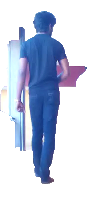
//> input picture Research_1/dst.png, 92 x 206 px, given in place of peopele_shopping.mp4, which was not available
$ ./grabCut   (built with g++ and OpenCV 4)
//> lines starting //> are read from the running program, lines starting //| are printed output that depends on the picture; after the words box and inside, x2 and y2 are one past the last pixel; in counts of white or black regions, pixels touching at a corner belong together; pictures that were not available may be replaced by others from this repository, and a replacement may not be noted
#include "stdafx.h"
#include "opencv2/opencv.hpp"
#include <iostream>
#include "ctime"
#include <map>

using namespace cv;
using namespace std;
void addto_map(int B, int G, int R);
static map<string, int> BGRValues;
static int Person_Color[2][3] = { {224,224,160},{ 32,32,32 } };


void addto_map(int B, int G, int R)
{

	string key = to_string(B) + ":" + to_string(G) + ":" + to_string(R);
	if (!BGRValues.empty())
	{

		if (BGRValues.find(key)== BGRValues.end())
		{
			BGRValues.insert(pair<string, int>(key, 1));
		}else
		{
			int value = BGRValues.find(key)->second;
			value++;
			BGRValues.find(key)->second = value;
		}
	}
	else
	{
		BGRValues.insert(pair<string,int>(key,1));

	}

}

// [29 lines left out: functions findMax, findMin, not called in this run]

void colorReduce(cv::Mat& image, int div = 64)
{
	int nl = image.rows;                    // number of lines
	int nc = image.cols * image.channels(); // number of elements per line

	for (int j = 0; j < nl; j++)
	{
		// get the address of row j
		uchar* data = image.ptr<uchar>(j);

		for (int i = 0; i < nc; i++)
		{
			// process each pixel
			data[i] = data[i] / div * div + div / 2;
		}
	}
}

// [13 lines left out: function detectContours, not called in this run]


int main()
{
	int keyboard = 0;
	VideoCapture cap("D:\\4th Year Project\\peopele_shopping.mp4");

	Mat image,a,b,c;

	while ((char)keyboard != 'q' && (char)keyboard != 27) {
		if (!cap.isOpened())
		{
			exit(EXIT_FAILURE);
		}
		cap >> c;
//> c is the input picture: 206 rows x 92 cols, CV_8UC3; mean B, G, R 226.1, 205.6, 196.3
		if (c.empty())
		{
			exit(EXIT_FAILURE);

		}
		resize(c, a, Size(), 0.5, 0.5, INTER_CUBIC);
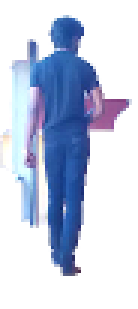
//> a: 103 rows x 46 cols, CV_8UC3 (shown 3 times larger); mean B, G, R 225.9, 205.3, 196.1
		b = a.clone();
		/////////use hog descriptor /////////////
		const clock_t beginTime_1 = clock();
		HOGDescriptor hog;
		hog.setSVMDetector(HOGDescriptor::getDefaultPeopleDetector());
		vector<Rect> found, found_filtered;
		hog.detectMultiScale(a, found, 0, Size(4, 4), Size(16, 16), 1.05, 2);
//> found = 1 Rect (x, y, width, height): [0, 0, 46, 103]

		cout << "time for HOG " << float(clock() - beginTime_1) / CLOCKS_PER_SEC << endl;


		size_t i, j;
		for (i = 0; i < found.size(); i++)
		{

			Rect r = found[i];
			for (j = 0; j < found.size(); j++)
				if (j != i && (r & found[j]) == r)
					break;
			if (j == found.size())
				found_filtered.push_back(r);
			}
//> this loop made 1 pass
		vector<Mat> people;


		for (i = 0; i < found_filtered.size(); i++)
		{
			Rect r = found_filtered[i];


			///////draw the rectangle//////////////////////////////
			r.x += cvRound(r.width*0.1);
			r.width = cvRound(r.width*0.8);
			r.y += cvRound(r.height*0.06);
			r.height = cvRound(r.height*0.9);
			if (r.y > 0 && r.x > 0)
			{
			//	people.push_back(a(r));
			//	image = a(r).clone();
				rectangle(b, r.tl(), r.br(), cv::Scalar(0, 255, 0), 2);
			}


			cv::Mat result; // segmentation result (4 possible values)
			cv::Mat bgModel, fgModel;
			//initiate time
			const clock_t beginTime = clock();

			cv::grabCut(a,result,r,bgModel, fgModel,1,cv::GC_INIT_WITH_RECT);

			cv::compare(result, cv::GC_PR_FGD, result, cv::CMP_EQ);
			// Generate output image
			cv::Mat foreground(a.size(), CV_8UC3, cv::Scalar(255, 255, 255));
			a.copyTo(foreground, result); // bg pixels not copied
			//cv::rectangle(image rectangle, cv::Scalar(255, 255, 255), 1);
			//cv::imshow("Image",a);
			//calculate time

			cout << "time for grabcut " << float(clock() - beginTime) / CLOCKS_PER_SEC << endl;

			// extract the features

			Mat crop = foreground(r);
	//		imshow("Cropped image", crop);


			//BGR values

			medianBlur(crop, crop, 5);

			//clear the static map
			if (!BGRValues.empty())
			{
				BGRValues.clear();

			}


			colorReduce(crop);

			cv::imshow("Color Reduction", crop);
		//	cv::imwrite("output.jpg", crop);

			//clear background

			//create a 2d array
			int **boundry = new int*[crop.rows];
			for (int i = 0; i < crop.rows; i++)
			{
				boundry[i] = new int[2];

			}


			// get color values
			for (int i = 0; i < crop.rows; i++)
			{
				int left = 0, right = 0, lvalidate = 0, rvalidate = 0;vector<int> v;
				for (int j = 0, k = crop.cols - 1; j <= crop.cols / 2; j++, k--)
				{

					int B = crop.at<cv::Vec3b>(i, j)[0];
					int G = crop.at<cv::Vec3b>(i, j)[1];
					int R = crop.at<cv::Vec3b>(i, j)[2];
					int checkColor = 224;

					if ((B!= checkColor && G!= checkColor && R!= checkColor) && lvalidate==0)
					{
						left = j;
						lvalidate = 1;
						addto_map(B, G, R);
						boundry[i][0] = j;


					}else if(lvalidate==1)
					{
						addto_map(B, G, R);

					}

					int Br = crop.at<cv::Vec3b>(i, k)[0];
					int Gr= crop.at<cv::Vec3b>(i, k)[1];
					int Rr = crop.at<cv::Vec3b>(i, k)[2];

					if ((Br != checkColor && Gr != checkColor && Rr != checkColor) && rvalidate == 0)
					{
						right = k;
						rvalidate = 1;
						addto_map(Br, Gr, Rr);
						boundry[i][1] = k;
					}
					else if (rvalidate == 1)
					{
						addto_map(Br, Gr, Rr);

					}

				}
				if (lvalidate == 0 && rvalidate == 1)
				{

					boundry[i][0] = right;

				}
				if (rvalidate == 0 && lvalidate == 1)
				{
					boundry[i][1] = left;

				}

			}

			//find width to height ratio;

			int totwidth = 0, num=0;
			int h1 = 0, h2 = 0;
			for (int i = 0; i < crop.rows; i++)
			{


				if (boundry[i][0]>= 0 || boundry[i][1]<=crop.cols)
				{
					h2 = i;
					if (h1==0)
					{
						h1 = i;
					}
					totwidth += (boundry[i][1] - boundry[i][0]);
					num++;

				}
			}

			int avgWidth = totwidth / num;
			int height = h2 - h1;
			float w2h = (float)avgWidth / (float)height;

			cout << avgWidth << ":" << height << ":" << w2h << endl;


			//end of find width to height ratio;


			//find maximum colors
			int max1 = 0, max2 = 1, max3 = 0,max4=0;
			string element[4];

			for (auto elem : BGRValues)
			{
				int value = elem.second;
				string index = elem.first;
				if (max1 < value)
				{
					max4 = max3;
					max3 = max2;
					max2 = max1;
					max1 = value;

					element[3] = element[2];
					element[2] = element[1];
					element[1] = element[0];
					element[0]  = index;

				}
				else if (max2 < value)
				{
					max4 = max3;
					max3 = max2;
					max2 = value;

					element[3] = element[2];
					element[2] = element[1];
					element[1] = index;

				}
				else if (max3< value)
				{
					max4 = max3;
					max3 = value;

					element[3] = element[2];
					element[2] = index;

				}
				else if (max4< value)
				{
					max4 = value;
					element[3] = index;

				}


			}

			cout << " max 1 " << element[0] << " " << max1 << " max 2 " << element[1] << " " << max2 << " max 3 " << element[2] << " " << max3 << " max 4 " << element[3] << endl;


			//detect contours


			int maxColors [4][3];


			//convert colors to rgb values
			for (int i = 0; i < 4; i++)
			{
				istringstream iss(element[i]);
				string s;
				int j = 0;
				while (getline(iss, s, ':')) {

					maxColors[i][j]= atoi(s.c_str());
					j++;

				}
			}

			int colorRange[4][3][2];

			bool ok1 = false;
			bool ok2 = false;
			for (int i = 0; i < 4; i++)
			{

				if ((maxColors[i][0] == Person_Color[0][0] && maxColors[i][1] == Person_Color[0][1] && maxColors[i][2] == Person_Color[0][2]) || (maxColors[i][0] == Person_Color[1][0] && maxColors[i][1] == Person_Color[1][1] && maxColors[i][2] == Person_Color[1][2]))
				{
					if (ok1)
					{
						ok2 = true;

					}
					else
					{
						ok1 = true;
					}
				}

			}

			cout << "image content " << ok1 << " " << ok2 << endl;

			if (ok1 && ok2)
			{

				Mat bin1[3];
				Rect rectangles[3];

				//process single image

				for (int i = 0; i < 2; i++)
				{

					//find the range for one color
					for (int j = 0; j <3; j++)
					{
						int color = Person_Color[i][j];
						colorRange[i][j][0] = findMin(color);
						colorRange[i][j][1] = findMax(color);

					}


					//extract the color binary
					inRange(crop, Scalar(colorRange[i][0][0], colorRange[i][1][0], colorRange[i][2][0]), Scalar(colorRange[i][0][1], colorRange[i][1][1], colorRange[i][2][1]), bin1[i]);


					imshow("one color ", bin1[i]);

					vector<vector<Point> > contours;
					vector<Vec4i> hierarchy;

					//
					findContours(bin1[i], contours, hierarchy, CV_RETR_TREE, CV_CHAIN_APPROX_SIMPLE, Point(0, 0));

					/// Approximate contours to polygons + get bounding rects and circles
					vector<vector<Point> > contours_poly(contours.size());
					vector<Rect> boundRect(contours.size());
					vector<Point2f>center(contours.size());
					vector<float>radius(contours.size());

					Rect maximum_rect;
					int size = 0;
					int index;
					Mat drawing = Mat::zeros(bin1[i].size(), CV_8UC3);
					for (int k = 0; k < contours.size(); k++)
					{
						approxPolyDP(Mat(contours[k]), contours_poly[k], 3, true);
						boundRect[k] = boundingRect(Mat(contours_poly[k]));
						if (size< boundRect[k].area())
						{
							size = boundRect[k].area();
							index = k;
						}

						//	cout << boundRect[k].area() << endl;


					}
					//draw the rectangle
					rectangles[i] = boundRect[index];
					rectangle(drawing, boundRect[index].tl(), boundRect[index].br(), Scalar(0, 255, 0), 2, 8, 0);
					imshow("rect ", drawing);
					waitKey(0);


					cout << Person_Color[i][2] << "," << Person_Color[i][1] << "," << Person_Color[i][0] << endl;


					// [22 lines of commented-out code are left out]

				}

				int xCordinates[3];
				int yCordinates[3];
				int maxX = 0, xind;
				int maxY = 0, yind;

				for (int i = 0; i < size(rectangles); i++)
				{
					xCordinates[i] = rectangles[i].tl().x;
					if (maxX < rectangles[i].tl().x)
					{
						maxX = rectangles[i].tl().x;
						xind = i;
					}

					if (maxY < rectangles[i].tl().y)
					{
						maxY = rectangles[i].tl().y;
						yind = i;
					}


					yCordinates[i] = rectangles[i].tl().y;
				}


				//upperbody color
				int Lb = Person_Color[yind][0];
				int Lg = Person_Color[yind][1];
				int Lr = Person_Color[yind][2];

				cout << "lower body color " << Lb << "," << Lg << "," << Lr << endl;
				Mat img(500, 500, CV_8UC3);
				img = cv::Scalar(Lb, Lg, Lr);
				imshow("Lower body ", img);

				int upper = 2;
				if (yind == 0)
				{
					upper = 1;
				}
				else
				{
					upper = 0;
				}

				 Lb = Person_Color[upper][0];
				 Lg = Person_Color[upper][1];
				 Lr = Person_Color[upper][2];


				Mat img1(500, 500, CV_8UC3);
				img1 = cv::Scalar(Lb, Lg, Lr);
				imshow("Upper body ", img1);


			}


			//end of detecting contours

			//end of BGR values


			//end of extracting


			keyboard = waitKey(1);

		}
//> this loop made 1 pass
//| 12:91:0.131868
//|  max 1 160:96:32 1024 max 2 160:96:160 117 max 3 160:96:96 100 max 4 160:160:160
//| image content 0 0
//> pass 1, `cv::grabCut(a,result,r,bgModel, fgModel,1,cv::GC_INIT_WITH_RECT);`:
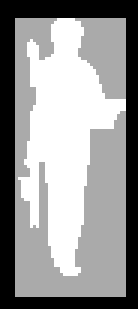
//> result: 103 rows x 46 cols, CV_8UC1 (shown 3 times larger); min 0, max 3, mean 1.76; drawn with min black and max white
//> pass 1, `cv::compare(result, cv::GC_PR_FGD, result, cv::CMP_EQ);`:
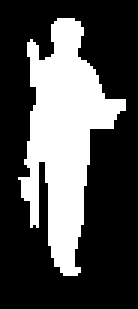
//> result: 103 rows x 46 cols, CV_8UC1 (shown 3 times larger); 31.1% white; 1 white region, box (x1, y1, x2, y2) and area: (6, 6, 42, 92) 1472
//> pass 1, `a.copyTo(foreground, result);`:
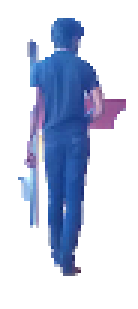
//> foreground: 103 rows x 46 cols, CV_8UC3 (shown 3 times larger); mean B, G, R 226.7, 207.2, 199.2
//> pass 1, `Mat crop = foreground(r);`:
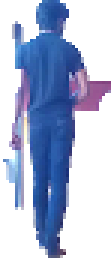
//> crop: 93 rows x 37 cols, CV_8UC3 (shown 3 times larger); mean B, G, R 216.1, 189.2, 178.2
//> after the loop:
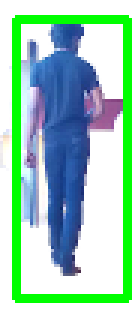
//> b: 103 rows x 46 cols, CV_8UC3 (shown 3 times larger); 16.38% of pixels changed, all inside (x1, y1, x2, y2) = (4, 5, 44, 101)
	//	imshow("HOG ", b);

	}
	return 0;
}
